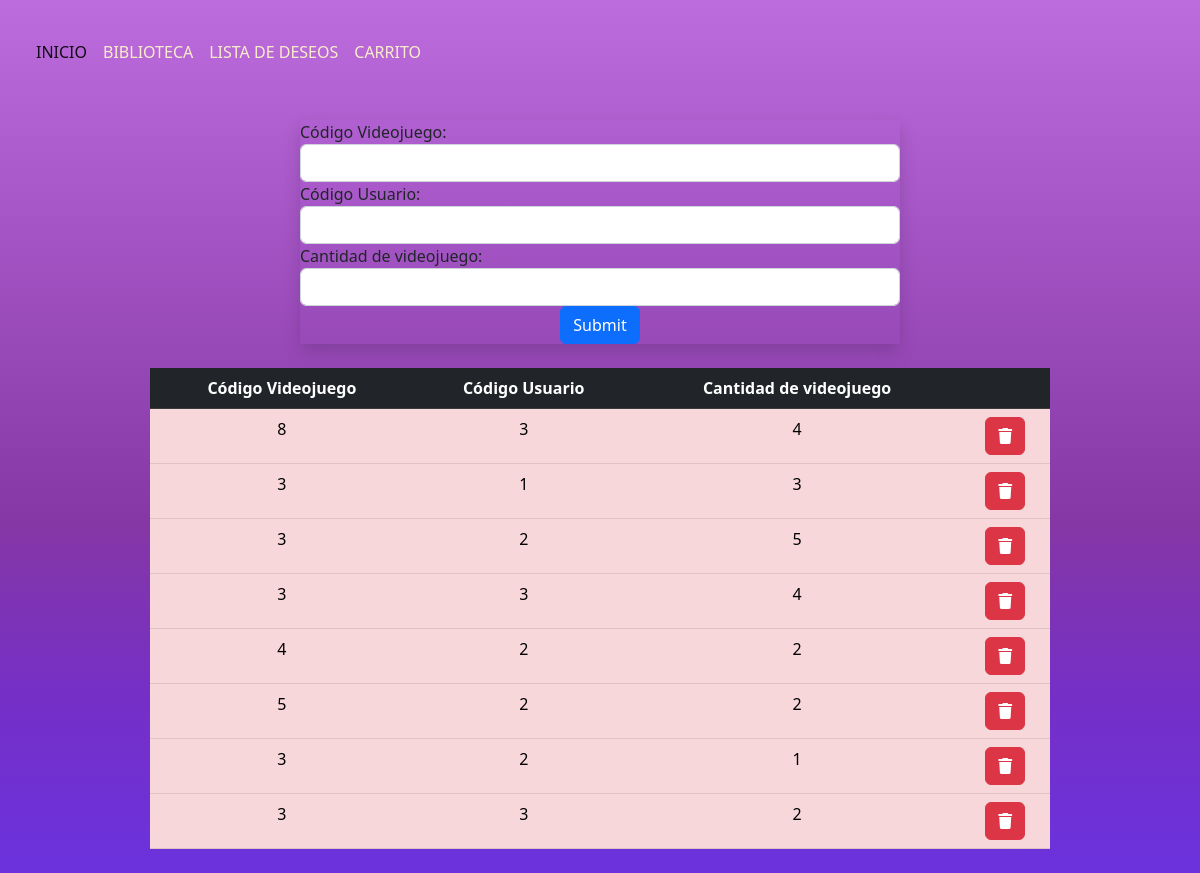
Page /carritoVideojuego on the committed database.
### gamerworld/models.py (models this page shows)
class Biblioteca(models.Model):
    codVideojuego=  models.IntegerField(default=4)
    codUsuario= models.IntegerField(default=4)
    cantidadvdj= models.IntegerField(default=4)

### gamerworld/views.py (the view)
# urls.py: path('carritoVideojuego', views.carrito, name='carrito'),
def carrito(request):
    carritoComp=Biblioteca.objects.all()
    return render(request, "carritoVideojuego.html",{
        "carritoComp" : carritoComp
    })

### gamerworld/templates/carritoVideojuego.html (shortened to what this page needs)
{% extends 'plantilla.html' %}
{% block content %}
    <form class="w-50 shadow mx-auto p- m-4" method="post"
    action="{% url 'guardarjuego' %}">
        Código Videojuego:<input type="number" name="codVideojuego" class="form-control">
        Código Usuario:<input type="number" name="codUsuario" class="form-control">
        Cantidad de videojuego:<input type="number" name="cantidadvdj"class="form-control">
        <div class="text-center">
        <input type="submit" values="Enviar" class="btn btn-primary">
        </div>
    </form>
    <table class="table table-danger  w-75 mx-auto text-center  "  >
        <tr class ="table-dark">
            <th>Código Videojuego</th>
            <th>Código Usuario</th>
            <th>Cantidad de videojuego</th>
            <th></th> <! espacios para boton de eliminar y consultar>
        </tr>
    {% for carrito in carritoComp %}
        <tr>
            <td>{{carrito.codVideojuego}}</td>
            <td>{{carrito.codUsuario}}</td>
            <td>{{carrito.cantidadvdj}}</td>
            <td>
                <form action="{% url 'eliminar' carrito.codVideojuego %}" method="post">
                    <button class="btn btn-danger" onclick="return
                        confirm('¿Deseas eliminar este videojuego?')">
                        <i class="fa fa-trash"></i>
                    </button>
                </form>
            </td>
        </tr>
    {% endfor %}
    </table>
{% endblock %}

### plantilla.html (shortened to what this page needs)
<!DOCTYPE html>
<html lang="en">
<head>
    <link rel="stylesheet" type="text/css" href="https://cdn.jsdelivr.net/npm/bootstrap@5.2.3/dist/css/bootstrap.min.css"
    <script type="text/javascript" src="https://cdn.jsdelivr.net/npm/bootstrap@5.2.3/dist/js/bootstrap.min.js" ></script>
    <link rel="stylesheet" href="https://cdnjs.cloudflare.com/ajax/libs/font-awesome/6.4.2/css/all.min.css" integrity=
    "sha512-z3gLpd7yknf1YoNbCzqRKc4qyor8gaKU1qmn+CShxbuBusANI9QpRohGBreCFkKxLhei6S9CQXFEbbKuqLg0DA==" />
</head>
<body>
  <nav class="navbar" style="background: linear-gradient(to bottom,#bd6cdd , #aa5aca, #9849b8 ,#8537a5,#752fc7,#6b32dd );">
      <nav class="navbar navbar-expand-lg bg-body-tertiary">
</head>
<body>
    <nav class="navbar" style="background: linear-gradient(to bottom, #d9434f);">
        <nav class="navbar navbar-expand-lg bg-body-tertiary">
            <div class="container-fluid">
              <div class="collapse navbar-collapse" id="navbarNav">
                <ul class="navbar-nav">
                  <li class="nav-item">
                    <a class="nav-link active" aria-current="page" href="{%url 'inicio' %}">INICIO</a>
                  </li>
                  <li class="nav-item">
                    <a class="nav-link" href="{% url 'consultargames' %}">BIBLIOTECA</a>
                  </li>
                  <li class="nav-item">
                    <a class="nav-link" href="{% url 'listadeseos' %}">LISTA DE DESEOS</a>
                  </li>
                  <li class="nav-item">
                    <a class="nav-link" href="{% url 'carrito' %}">CARRITO</a>
                  </li>
                </ul>
              </div>
            </div>
          </nav>
        </nav>
    </nav>
          {% block content %}
          {% endblock %}
      </nav>
</body>
</html>

### plantilla.html (style rules this page uses)
.navbar { position: sticky; top: 0; width: 100%; z-index: 1000; box-shadow: 0 0px 0px rgba(251, 203, 255, 0.76); }
.nav-link { color: #faedca; transition: 0.3s ease; }

### rows in the picture
Biblioteca: codVideojuego "8", codUsuario "3", cantidadvdj "4"
Biblioteca: codVideojuego "3", codUsuario "1", cantidadvdj "3"
Biblioteca: codVideojuego "3", codUsuario "2", cantidadvdj "5"
Biblioteca: codVideojuego "3", codUsuario "3", cantidadvdj "4"
Biblioteca: codVideojuego "4", codUsuario "2", cantidadvdj "2"
Biblioteca: codVideojuego "5", codUsuario "2", cantidadvdj "2"
Biblioteca: codVideojuego "3", codUsuario "2", cantidadvdj "1"
Biblioteca: codVideojuego "3", codUsuario "3", cantidadvdj "2"
